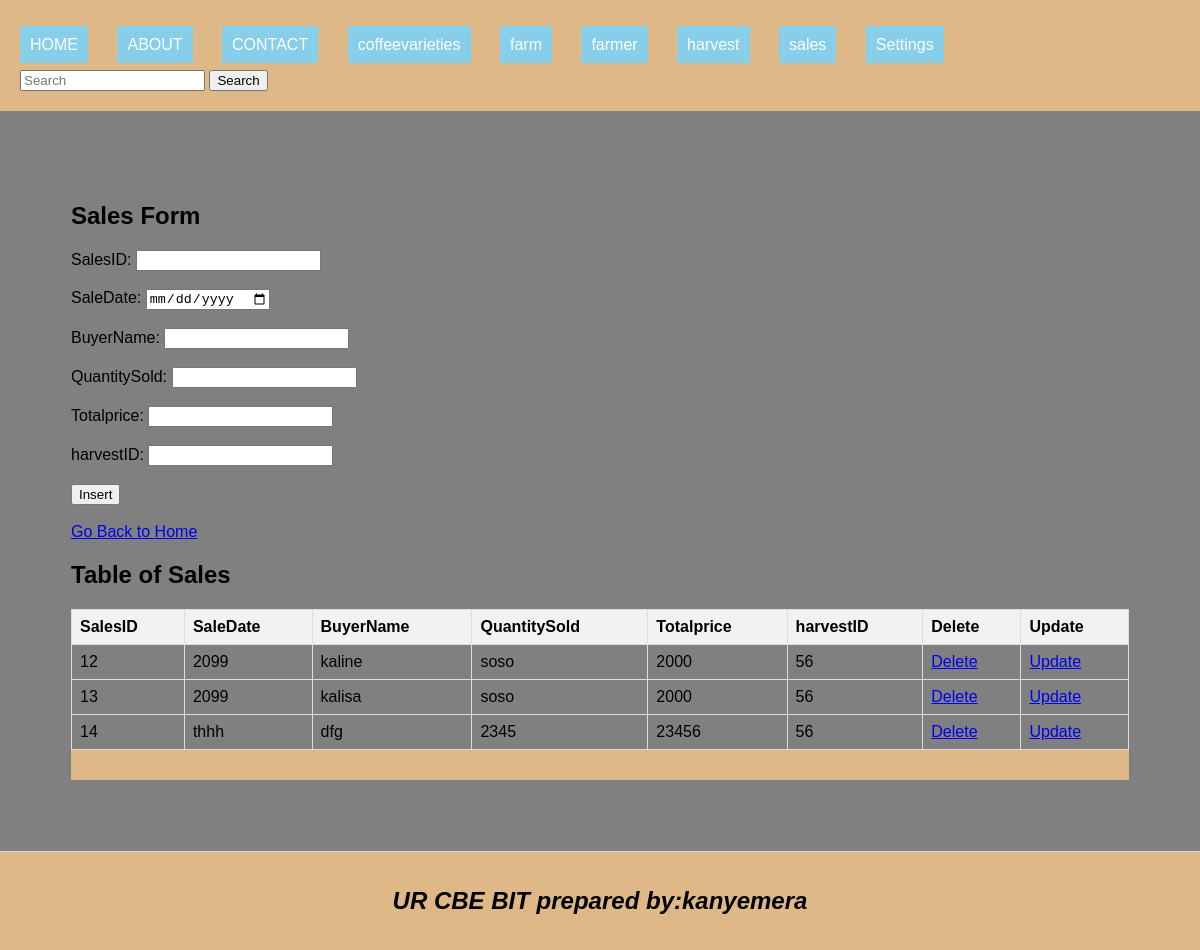
The page /sales.php on the database its author committed.
### tables this page shows
CREATE TABLE `sales` (
  `SalesID` int(11) NOT NULL,
  `SaleDate` varchar(20) DEFAULT NULL,
  `BuyerName` varchar(20) DEFAULT NULL,
  `QuantitySold` varchar(20) DEFAULT NULL,
  `Totalprice` varchar(20) DEFAULT NULL,
  `harvestID` int(11) DEFAULT NULL
);

### sales.php (the view, shortened to what this page needs)
<!DOCTYPE html>
<html lang="en">
<head>
    <link rel="stylesheet" type="text/css" href="style.css" title="style 1" media="screen, tv, projection, handheld, print"/>
</head>
<body><body>
    <header><ul style="list-style-type: none; padding: 0;">
    <li style="display: inline; margin-right: 10px;"><a href="./home.html" style="padding: 10px; color: white; background-color: skyblue; text-decoration: none; margin-right: 15px;">HOME</a></li>
    <li style="display: inline; margin-right: 10px;"><a href="./about.html" style="padding: 10px; color: white; background-color: skyblue; text-decoration: none; margin-right: 15px;">ABOUT</a></li>
    <li style="display: inline; margin-right: 10px;"><a href="./contact.html" style="padding: 10px; color: white; background-color: skyblue; text-decoration: none; margin-right: 15px;">CONTACT</a></li>
    <li style="display: inline; margin-right: 10px;"><a href="./coffeevarieties.php" style="padding: 10px; color: white; background-color: skyblue; text-decoration: none; margin-right: 15px;">coffeevarieties</a></li>
    <li style="display: inline; margin-right: 10px;"><a href="./farm.php" style="padding: 10px; color: white; background-color: skyblue; text-decoration: none; margin-right: 15px;">farm</a></li>
    <li style="display: inline; margin-right: 10px;"><a href="./farmer.php" style="padding: 10px; color: white; background-color: skyblue; text-decoration: none; margin-right: 15px;">farmer</a></li>
    <li style="display: inline; margin-right: 10px;"><a href="./harvest.php" style="padding: 10px; color: white; background-color: skyblue; text-decoration: none; margin-right: 15px;">harvest</a></li>
    <li style="display: inline; margin-right: 10px;"><a href="./sales.php" style="padding: 10px; color: white; background-color: skyblue; text-decoration: none; margin-right: 15px;">sales</a></li>
    <li class="dropdown" style="display: inline; margin-right: 10px;">
      <a href="#" style="padding: 10px; color: white; background-color: skyblue; text-decoration: none; margin-right: 15px;">Settings</a>
    </li>
  </ul>
  <form class="d-flex" role="search" action="search.php">
    <input class="form-control me-2" type="search" placeholder="Search" aria-label="Search"name="query">
    <button class="btn btn-outline-success" type="submit">Search</button>
  </form>
</head>
</header>
   <body>
   <section>
    <h1>Sales Form</h1>
     <form method="post" onsubmit="return confirmInsert();">
        <label for="SalesID">SalesID:</label>
        <input type="number" id="SalesID" name="SalesID" required><br><br>
        <label for="SaleDate">SaleDate:</label>
        <input type="date" id="SaleDate" name="SaleDate" required><br><br>
        <label for="BuyerName">BuyerName:</label>
        <input type="text" id="BuyerName" name="BuyerName" required><br><br>
        <label for="QuantitySold">QuantitySold:</label>
        <input type="text" id="QuantitySold" name="QuantitySold" required><br><br>
        <label for="Totalprice">Totalprice:</label>
        <input type="number" id="Totalprice" name="Totalprice" required><br><br>
        <label for="harvestID">harvestID:</label>
        <input type="number" id="harvestID" name="harvestID" required><br><br>
        <input type="submit" name="insert" value="Insert"><br><br>
        <a href="./home.html">Go Back to Home</a>
    </form>
    <h2>Table of Sales</h2>
    <table>
        <tr>
            <th>SalesID</th>
            <th>SaleDate</th>
            <th>BuyerName</th>
            <th>QuantitySold</th>
            <th>Totalprice</th>
            <th>harvestID</th>
            <th>Delete</th>
            <th>Update</th>
        </tr>
        <?php
 include('database_connection.php');
        $sql = "SELECT * FROM sales";
        $result = $connection->query($sql);
        if ($result->num_rows > 0) {
            while ($row = $result->fetch_assoc()) {
                $sid = $row["SalesID"];
                echo "<tr>
                    <td>" . $row["SalesID"] . "</td>
                    <td>" . $row["SaleDate"] . "</td>
                    <td>" . $row["BuyerName"] . "</td>
                    <td>" . $row["QuantitySold"] . "</td>
                    <td>" . $row["Totalprice"] . "</td>
                    <td>" . $row["harvestID"] . "</td>
                    <td><a href='delete_sales.php?SalesID=$sid'>Delete</a></td>
                    <td><a href='update_sales.php?SalesID=$sid'>Update</a></td>
                </tr>";
            }
        } else {
            echo "<tr><td colspan='8'>No data found</td></tr>";
        }
        ?>
    </table>
</body>
</html>
<footer>
  <center>
<footer>
  <center>
    <b><h2><i>UR CBE BIT  prepared by:kanyemera<i></h2></b>
  </center>
</footer>
</body>
</html>

### style.css (style rules this page uses)
body { font-family: Arial, sans-serif; margin: 0; padding: 0; }
header { background-color:burlywood; padding: 20px; }
.dropdown { position: relative; display: inline; margin-right: 10px; }

### sales.php (style rules this page uses)
body { background-color:grey; font-family: Arial, sans-serif; }
table { width: 100%; border-collapse: collapse; }
th, td { border: 1px solid #ddd; padding: 8px; text-align: left; }
th { background-color: #f2f2f2; }
header { background-color:burlywood; padding:20px; }
section { padding:71px; border-bottom: 1px solid #ddd; background-color: grey; }
footer { text-align: center; padding: 15px; background-color:burlywood; }

### rows shown on the page
sales: SalesID "12", SaleDate "2099", BuyerName "kaline", QuantitySold "soso", Totalprice "2000", harvestID "56"
sales: SalesID "13", SaleDate "2099", BuyerName "kalisa", QuantitySold "soso", Totalprice "2000", harvestID "56"
sales: SalesID "14", SaleDate "thhh", BuyerName "dfg", QuantitySold "2345", Totalprice "23456", harvestID "56"
